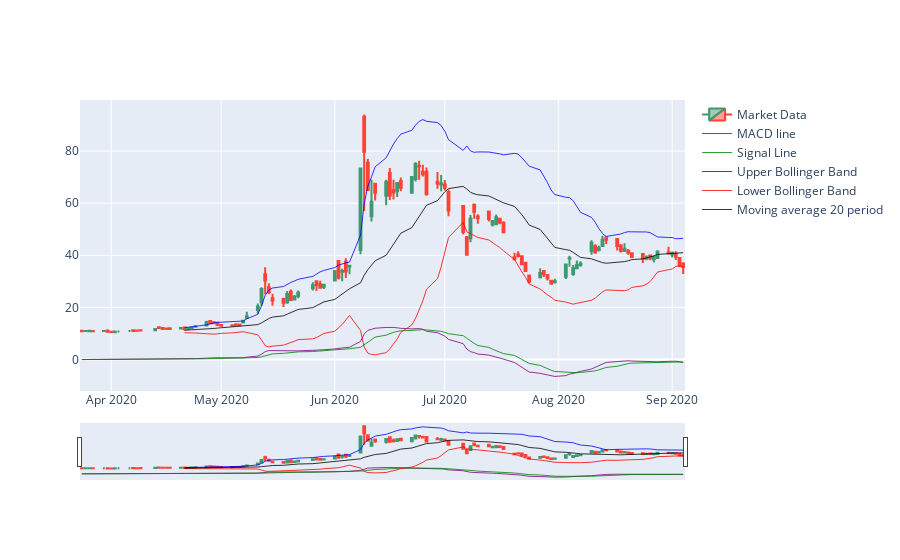

Write notebook code for a chart like this one.
### Markdown cell above
# Plotting Bollinger Bands and MACD

### Code cell
func.plot_bollinger_macd(data)
